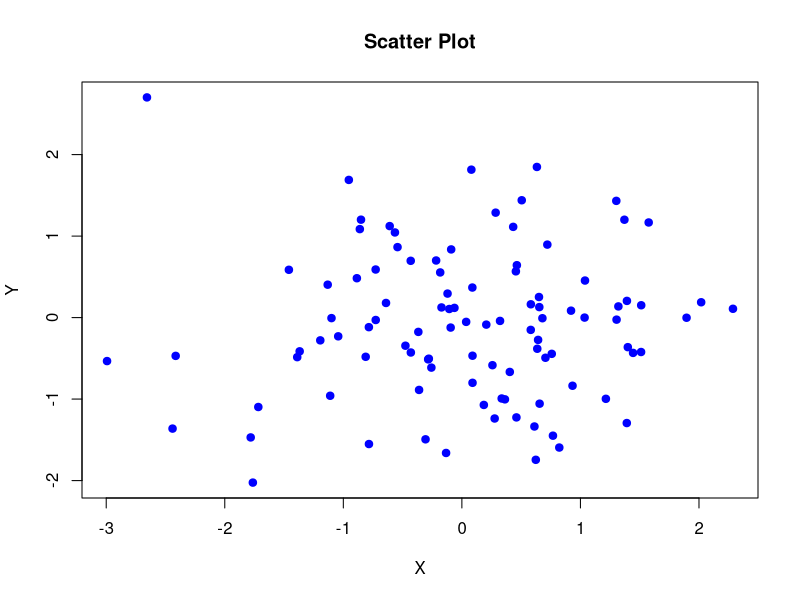

The R source for this figure:
# Генерация случайных данных
set.seed(42) # Для воспроизводимости результатов
n <- 100
x <- rnorm(n)
y <- rnorm(n)

# Генерация случайного имени файла
random_name <- paste0("scatter_plot_", sample(10000:99999, 1), ".png")

# Открытие устройства для сохранения графика
png(random_name, width = 800, height = 600)

# Построение диаграммы рассеяния
plot(x, y, main = "Scatter Plot", xlab = "X", ylab = "Y", pch = 19, col = "blue")

# Закрытие устройства
dev.off()

cat("График сохранен в файл:", random_name, "\n")
